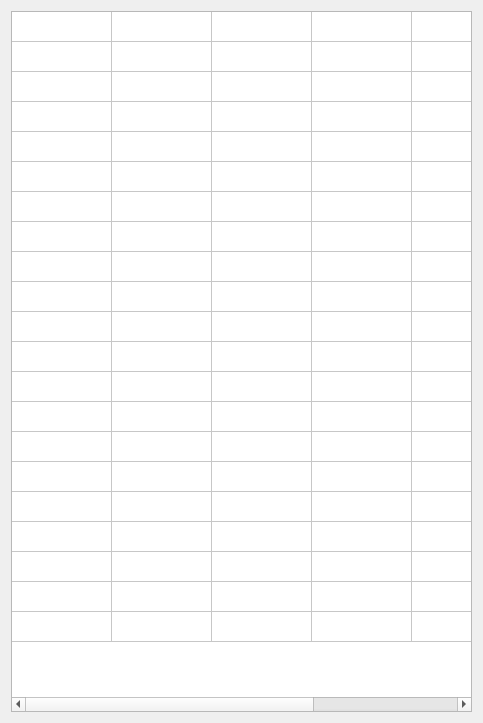
<?xml version="1.0" encoding="UTF-8"?>
<ui version="4.0">
 <class>Form</class>
 <widget class="QWidget" name="Form">
  <property name="geometry">
   <rect>
    <x>0</x>
    <y>0</y>
    <width>483</width>
    <height>723</height>
   </rect>
  </property>
  <property name="windowTitle">
   <string>Form</string>
  </property>
  <layout class="QGridLayout" name="gridLayout">
   <item row="0" column="0">
    <widget class="QTableWidget" name="tableWidget">
     <property name="rowCount">
      <number>21</number>
     </property>
     <property name="columnCount">
      <number>6</number>
     </property>
     <attribute name="horizontalHeaderVisible">
      <bool>false</bool>
     </attribute>
     <attribute name="verticalHeaderVisible">
      <bool>false</bool>
     </attribute>
     <row/>
     <row/>
     <row/>
     <row/>
     <row/>
     <row/>
     <row/>
     <row/>
     <row/>
     <row/>
     <row/>
     <row/>
     <row/>
     <row/>
     <row/>
     <row/>
     <row/>
     <row/>
     <row/>
     <row/>
     <row/>
     <column/>
     <column/>
     <column/>
     <column/>
     <column/>
     <column/>
    </widget>
   </item>
  </layout>
 </widget>
 <resources/>
 <connections/>
</ui>
